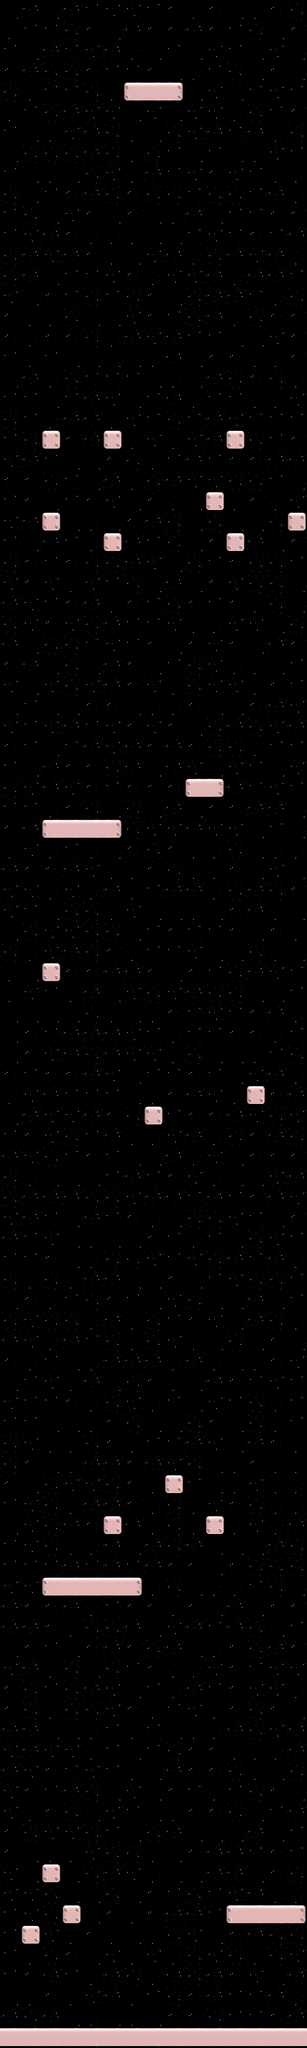

This game map was drawn from its Tiled (.tmx) file and the tilesets committed beside it. A one-line description and the trimmed map source follow:
An orthogonal 15x100 tile map with 32x32 px tiles, 2 tile layers (background, foreground) and 26 objects.

<map version="1.0" orientation="orthogonal" renderorder="right-up" width="15" height="100" tilewidth="32" tileheight="32" nextobjectid="45">
 <tileset firstgid="1" name="tiledmap_out" tilewidth="32" tileheight="32" spacing="4" margin="2" tilecount="56">
  <image source="tiledmap_out.png" width="288" height="252" />
  <tile id="8">
   <properties>
    <property name="platform" value="" />
   </properties>
  </tile>
  <tile id="9">
   <properties>
    <property name="platform" value="" />
   </properties>
  </tile>
  <tile id="10">
   <properties>
    <property name="platform" value="" />
   </properties>
  </tile>
  <tile id="26">
   <properties>
    <property name="platform" value="" />
   </properties>
  </tile>
  <tile id="27">
   <properties>
    <property name="platform" value="" />
   </properties>
  </tile>
  <tile id="28">
   <properties>
    <property name="platform" value="" />
   </properties>
  </tile>
  <tile id="29">
   <properties>
    <property name="platform" value="" />
   </properties>
  </tile>
 </tileset>
 <layer name="background" width="15" height="100">
  <data>[1500 cells, 1500 non-empty, 7 distinct tile ids]</data>
 </layer>
 <objectgroup color="#aaffff" draworder="index" name="object">
  <object id="2" x="208" y="65" width="64" height="64">
   <properties>
    <property name="goal" value="" />
   </properties>
  </object>
  <object id="8" x="289" y="2570" width="96" height="32">
   <properties>
    <property name="devil" value="" />
   </properties>
  </object>
  <object id="13" x="340" y="2724" width="32" height="32">
   <properties>
    <property name="devil" value="" />
   </properties>
  </object>
  <object id="18" x="231" y="721" width="32" height="32">
   <properties>
    <property name="devil" value="" />
   </properties>
  </object>
  <object id="21" x="59" y="2657" width="107" height="32">
   <properties>
    <property name="moving_platform" value="" />
   </properties>
  </object>
  <object id="22" x="109" y="2207" width="64" height="32">
   <properties>
    <property name="moving_platform" value="" />
   </properties>
  </object>
  <object id="23" x="317" y="2013" width="35" height="32">
   <properties>
    <property name="moving_platform" value="" />
   </properties>
  </object>
  <object id="24" x="49" y="1894" width="163" height="32">
   <properties>
    <property name="moving_platform" value="" />
   </properties>
  </object>
  <object id="25" x="27" y="1728" width="64" height="32">
   <properties>
    <property name="moving_platform" value="" />
   </properties>
  </object>
  <object id="26" x="295" y="1575" width="64" height="32">
   <properties>
    <property name="moving_platform" value="" />
   </properties>
  </object>
  <object id="27" x="113" y="1071" width="64" height="32">
   <properties>
    <property name="moving_platform" value="" />
   </properties>
  </object>
  <object id="28" x="217" y="934" width="64" height="32">
   <properties>
    <property name="moving_platform" value="" />
   </properties>
  </object>
  <object id="29" x="81" y="518" width="91" height="32">
   <properties>
    <property name="moving_platform" value="" />
   </properties>
  </object>
  <object id="31" x="216" y="330" width="101" height="32">
   <properties>
    <property name="moving_platform" value="" />
   </properties>
  </object>
  <object id="32" x="59" y="238" width="64" height="32">
   <properties>
    <property name="moving_platform" value="" />
   </properties>
  </object>
  <object id="33" x="248" y="1408" width="32" height="32">
   <properties>
    <property name="devil" value="" />
   </properties>
  </object>
  <object id="34" x="224" y="1159" width="32" height="32">
   <properties>
    <property name="devil1" value="" />
   </properties>
  </object>
  <object id="35" x="109" y="882" width="32" height="32">
   <properties>
    <property name="devil" value="" />
   </properties>
  </object>
  <object id="37" x="369" y="186" width="32" height="32">
   <properties>
    <property name="devil1" value="" />
   </properties>
  </object>
  <object id="38" x="18" y="2818" width="76" height="32">
   <properties>
    <property name="moving_platform" value="" />
   </properties>
  </object>
  <object id="39" x="278" y="2148" width="47" height="32">
   <properties>
    <property name="moving_platform" value="" />
   </properties>
  </object>
  <object id="40" x="228" y="2074" width="32" height="32">
   <properties>
    <property name="devil1" value="" />
   </properties>
  </object>
  <object id="41" x="296" y="1658" width="32" height="32">
   <properties>
    <property name="devil1" value="" />
   </properties>
  </object>
  <object id="42" x="345" y="633" width="32" height="32">
   <properties>
    <property name="devil" value="" />
   </properties>
  </object>
  <object id="43" x="306.5" y="466" width="130.5" height="32">
   <properties>
    <property name="moving_platform" value="" />
   </properties>
  </object>
  <object id="44" x="83" y="300" width="32" height="32">
   <properties>
    <property name="devil1" value="" />
   </properties>
  </object>
 </objectgroup>
 <layer name="foreground" width="15" height="100">
  <data>[1500 cells, 228 non-empty, 5 distinct tile ids]</data>
 </layer>
</map>
